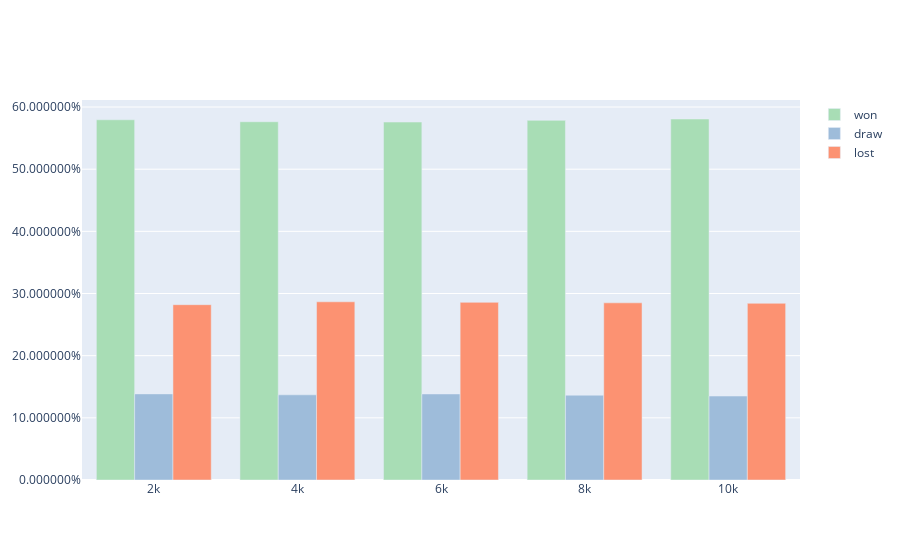

The notebook cell this image was saved under:
### Markdown cell above
Um ein Gefühl dafür zu entwickeln, wie die Gewinnchance für untrainierte Spieler sind treten im folgenden zwei Random-Spieler gegeneinander an.

### Code cell
player1 = Randy('x')
player2 = Randy('o')
players = [player1, player2]

game = Game(players)
for j in trange(100):
    for i in range(100):
        game.run()

player1.stats.display_history()

### Figure 1 — Plotly figure (JSON) as saved in the notebook; plotly's stock layout.template omitted (floating-point values rounded to 4 significant figures)
{"data": [{"marker": {"color": "#a8ddb5"}, "name": "won", "x": [2000, 4000, 6000, 8000, 10000], "y": [0.5795, 0.5763, 0.5758, 0.5786, 0.5807], "type": "bar"}, {"marker": {"color": "#9ebcda"}, "name": "draw", "x": [2000, 4000, 6000, 8000, 10000], "y": [0.1385, 0.137, 0.1384, 0.1364, 0.135], "type": "bar"}, {"marker": {"color": "#fc9272"}, "name": "lost", "x": [2000, 4000, 6000, 8000, 10000], "y": [0.282, 0.2867, 0.2858, 0.285, 0.2842], "type": "bar"}], "layout": {"yaxis": {"tickformat": "%"}, "barmode": "group"}}
